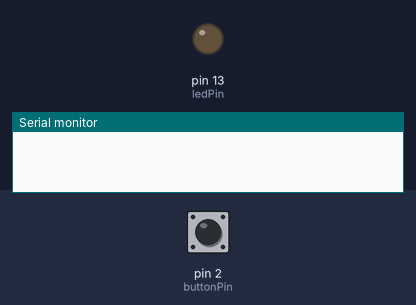
This sketch was run on a simulated Arduino Uno, built with avr-gcc and run on an emulated ATmega328P. Parts: output pins drawn as LEDs (lit = HIGH), the last lines printed to the serial monitor. Inputs (shaded band) come from the test bench; at power-on: pin 2 (buttonPin) LOW.

Above: at 1.2 s.
1.3 s: pin 2 (buttonPin) pulled HIGH for 0.15 s
At 2.3 s:
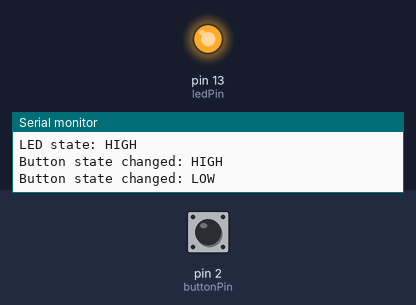
2.9 s: pin 2 (buttonPin) pulled HIGH for 1 s
At 3.5 s:
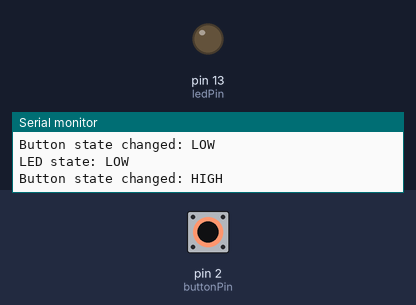
5.4 s: pin 2 (buttonPin) pulled HIGH for 3.2 s
At 6.6 s:
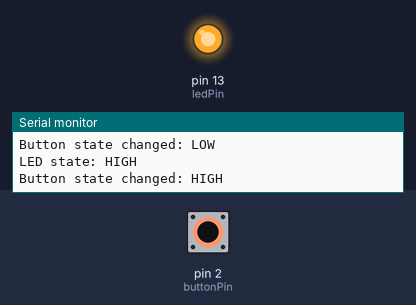
Timing chart, 0 to 8.4 s (numbered marks = the images above; inputs shaded):
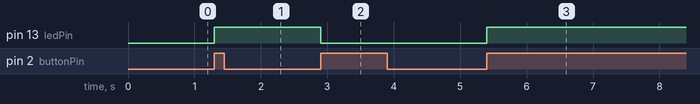

The sketch:

ledmedknapp.ino
```cpp
/**
 * Input på ledpin og buttonPin.
 *
*/

int buttonPin = 2;
int ledPin = 13;

void setup()
{
    pinMode(ledPin, OUTPUT);
    pinMode(buttonPin, INPUT);
    Serial.begin(9600);
}

int buttonState = 0;
int lastButtonState = 0;
int ledState = 0;
void loop()
{
    buttonState = digitalRead(buttonPin);

    /**
     * "Toggle"-funksjon med LED.
     *
     *
     * Sjekker om knappen "lastButtonState" er "toggled" til enten HIGH/LOW. Snur Ledstate til omvendt
     *
     */
    if (buttonState == HIGH && buttonState != lastButtonState) {
        ledState = ledState == HIGH ? LOW : HIGH;

        Serial.print("LED state: ");
        Serial.println(ledState == HIGH ? "HIGH" : "LOW");
        digitalWrite(ledPin, ledState);
    }

    /**
     *
     * Sjekker om buttonState avviker fra lastButtonState.
     * Oppdaterer lastButtonState og logger til terminal.
     */
    if (buttonState != lastButtonState) {
        Serial.print("Button state changed: ");
        Serial.println(buttonState == HIGH ? "HIGH" : "LOW");

        lastButtonState = buttonState;
    }
}
```

Measured:
- after the input at 1.3 s, pin 13 (ledPin): LOW → HIGH at once
- after the input at 2.9 s, pin 13 (ledPin): HIGH → LOW at once
- after the input at 5.4 s, pin 13 (ledPin): LOW → HIGH at once
